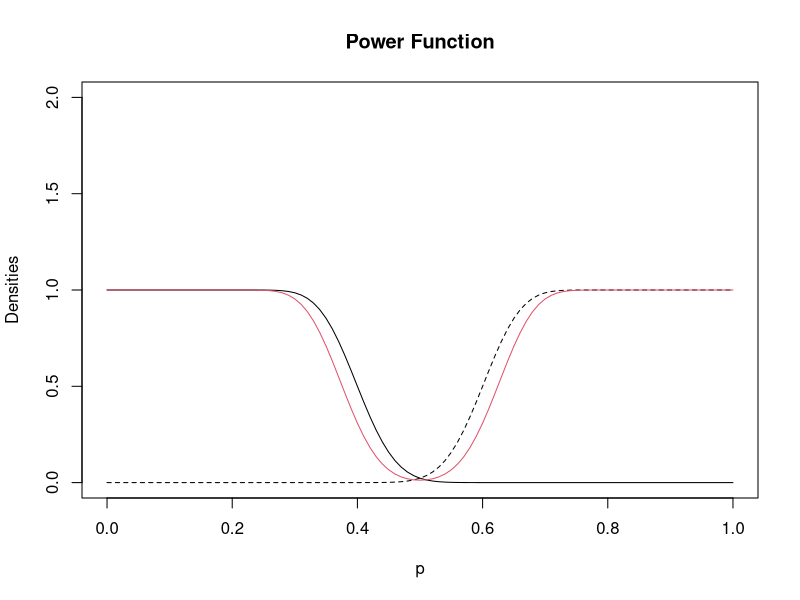

The R script that drew this image:
# Plotting the power function here, for sake of understanding. Looks good!
n <- 100
p <- seq(from=0, to=1,by=0.01)

power <- function(p){
  # Power function with continuous correction. 
  pnorm((40-n*p)/(sqrt(n*p*(1-p)))-0.5)+1-pnorm((60-n*p)/(sqrt(n*p*(1-p)))+0.5)
}

plot(NULL, NULL, xlim = c(0,1), ylim = c(0,2), main = "Power Function", xlab = "p", ylab = "Densities")
lines(p, pnorm((40-n*p)/(sqrt(n*p*(1-p)))), lty = 1)
lines(p, 1-pnorm((60-n*p)/(sqrt(n*p*(1-p)))), lty = 2)

lines(p, power(p), lty = 1, col = 2)
